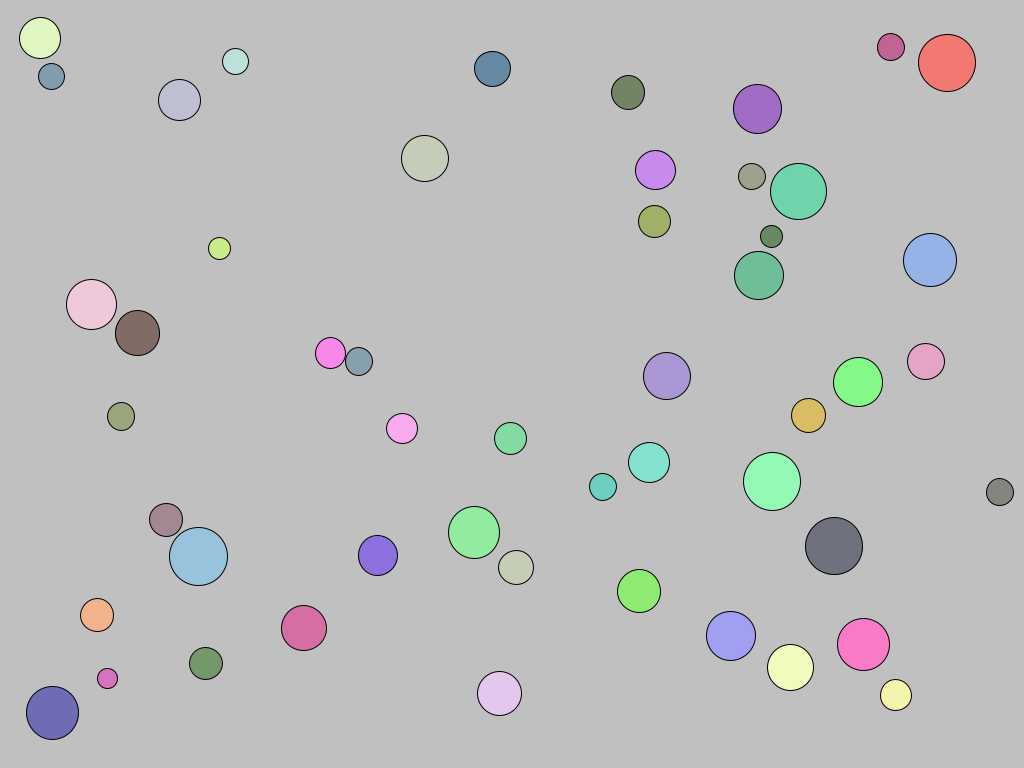
Frame 1 (no input)
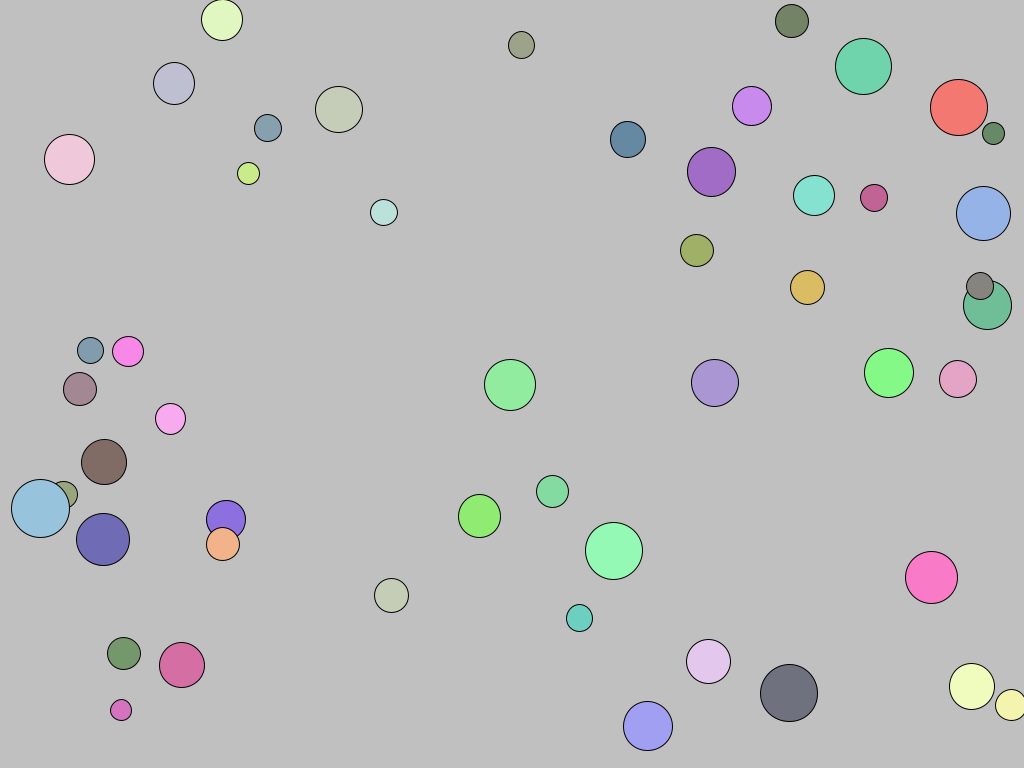
Frame 60 (the mouse pressed at the canvas centre just before this capture)
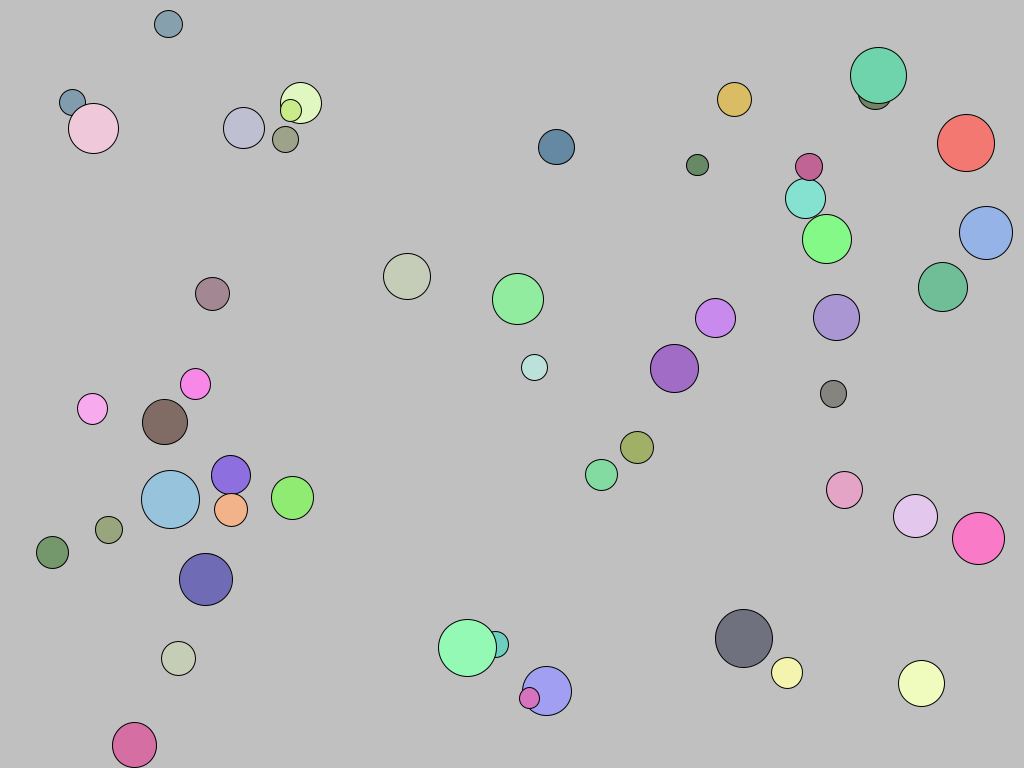
Frame 120 (the mouse held since frame 60 and released just before this capture)

The Processing sketch that drew these frames (run headless with seeded random() and noise(); from frame 60 on, the mouse is pressed at the canvas centre):

// Processing sketch: BouncyBalls
// ── BouncyBalls.pde
ArrayList<Ball> ballsack;

void setup() {
  size(1024, 768);
  ballsack = new ArrayList<Ball>();
  for (int i = 0; i < 50; i++) {
    ballsack.add(new Ball(ballsack));
  }
//  noLoop();
}

void draw() {
  background(192);
  for (Ball b : ballsack) {
    b.draw();
    b.move();
  }
}

color randomColor() {
  float red = random(100, 255), 
  green = random(100, 255), 
  blue = random(100, 255);
  return color(red, green, blue);
}


// ── Ball.pde
class Ball {

  float radius;
  PVector pos, vel;
  color c;

  ArrayList<Ball> ballsack;

  Ball() {
    this(0, 0);
    setRandomPosition();
  }

  Ball(float x, float y) {
    pos = new PVector(x, y);
    vel = PVector.random2D();
    vel.mult(random(1, 5));
    radius = random(10, 30);
    c = randomColor();
  }

  Ball(ArrayList<Ball> ballsack) {
    this(0, 0);
    this.ballsack = ballsack;
    setRandomPosition(ballsack);
  }

  void setRandomPosition(ArrayList<Ball> ballsack) {
    while (true) {
      setRandomPosition();

      boolean overlapsAnother = false;
      for (Ball b : ballsack) {
        if (overlaps(b)) {
          overlapsAnother = true;
          break;
        }
      }
      if (!overlapsAnother) return;
    }
  }

  void setRandomPosition() {
    pos.set(random(radius, width - radius), random(radius, height - radius));
  }

  void draw() {
    ellipseMode(RADIUS);
    fill(c);
    ellipse(pos.x, pos.y, radius, radius);
  }

  void move() {
    pos.add(vel);
    // bounce
    if (pos.x < radius || pos.x >= width - radius) {
      vel.x = -vel.x;
    }
    if (pos.y < radius || pos.y >= height - radius) {
      vel.y = -vel.y;
    }
    // fire collision events
    for (Ball b: ballsack) {
      if (overlaps(b)) {
        collision(b);
      }
    }
  }
  
  // Formula from https://en.wikipedia.org/wiki/Elastic_collision#Two-Dimensional_Collision_With_Two_Moving_Objects
  void collision(Ball b) {
    // cache their masses
    float m1 = this.mass(), m2 = b.mass();
    PVector disp = displacement(b);
    // dot product of difference between velocities and displacement
    float yolo = PVector.sub(this.vel, b.vel).dot(disp);
    float distSq = disp.magSq();
    
    // v1' = v1 - m2 * 2/(m1 + m2) * yolo / distSq * disp
    // v2' = v2 + m1 * 2/(m1 + m2) * yolo / distSq * disp
    float swag = 2 * yolo / (distSq * (m1 + m2));
    
    this.vel.sub(PVector.mult(disp, m2 * swag));
    b.vel.add(PVector.mult(disp, m1 * swag));
  }

  // Area of circle times a constant
  float mass() {
    return radius * radius * 0.1;
  }

  boolean overlaps(Ball b) {
    return this != b && displacement(b).mag() <= this.radius + b.radius;
  }
  
  PVector displacement(Ball b) {
    return PVector.sub(this.pos, b.pos);
  }
}
